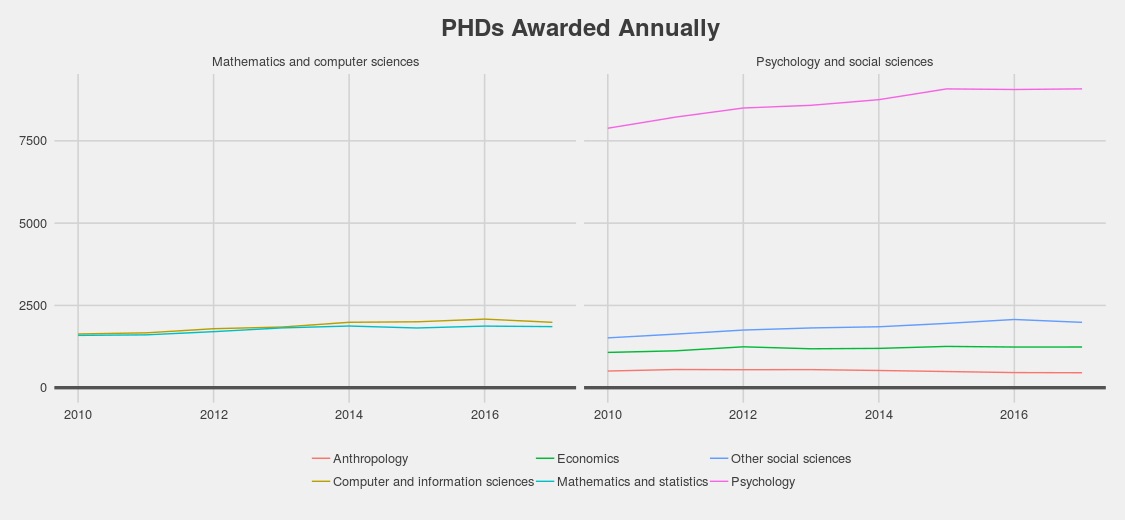

Reproduce this figure in R.
#pipe to filter and clean for each broad field comparison
data %>%
  filter(year >= 2010 ) %>%
  filter(broad_field == "Mathematics and computer sciences" | broad_field == "Psychology and social sciences") %>%

    #baseplot
   ggplot( aes(x = year, y = n_phds, col = major_field)) +
 facet_grid(. ~ broad_field, scale = "free_y", space = "free_y") +
    stat_summary(fun.y = sum, geom = "line")+
  
    #theme formatting
    theme_fivethirtyeight() + 
    ggtitle("PHDs Awarded Annually")+
    geom_hline(yintercept=0,size=1.2,colour="#535353")+
    theme(legend.title = element_blank(),
          legend.direction = "vertical")+
    theme(plot.title = element_text(hjust = 0.5))
